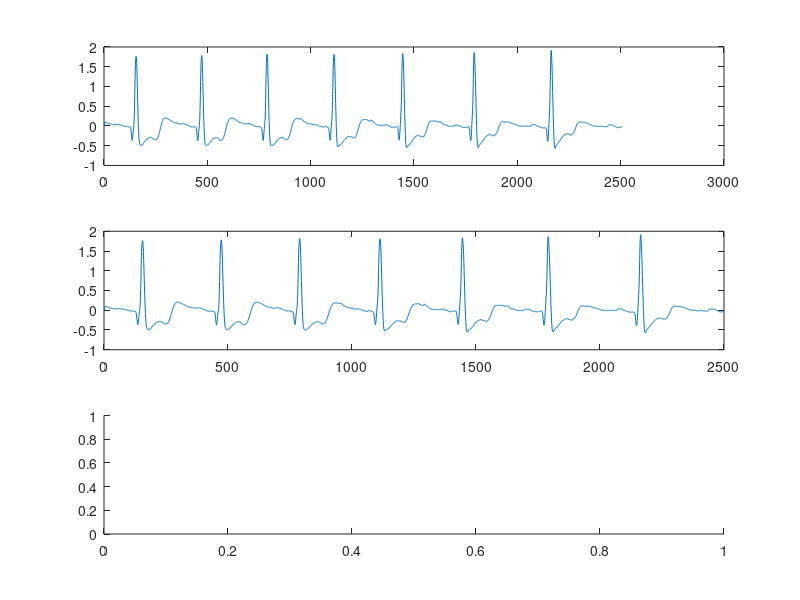

Source code (MATLAB): (Note: this script raises an error after producing the figure.)
clear all; close all; clc;

load data;

h=  [0.1, 0.2, 0.4, 0.2, 0.1];

buffer=zeros(length(h),1);

re_data=[];
re_data=[data; zeros(length(1)-1,1)];

result_conv = zeros(length(re_data), 1);

for k=1:1:length(re_data)
    
    for j=1:1:length(buffer)-1
        buffer(j) = buffer(j+1);
    end
    buffer(end) = re_data(k);
    
    outval = 0;
    for j=1:1:length(buffer)
        outval = outval+buffer(j)*h(j);
    end
    
    result_conv(k) = outval;
end

convECG = conv(h, data);
result=result_conv;

figure;
subplot(311); plot(convECG);
subplot(312); plot(result_conv);
subplot(313); plot(convECG-result_conv);